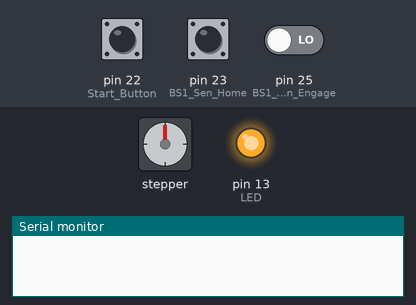
Recording of a sketch running on a simulated Arduino Mega 2560, built with avr-gcc and run on an emulated ATmega2560. On the bench: stepper motor, output pins drawn as LEDs (lit = HIGH), the last lines printed to the serial monitor. Wiring (inferred from the names in the program): stepper motor driver (200 steps per turn assumed): step pin 53; direction pin 52; enable pin 51. The inputs (shaded band) are chosen by the test bench; at power-on: pin 22 (Start_Button) HIGH, pin 25 (BS1_Sen_Engage) LOW, pin 23 (BS1_Sen_Home) HIGH. Pins used as bus, display or sensor lines are not drawn.

Above: at 1.2 s.
1.3 s: pin 22 (Start_Button) pulled LOW for 0.15 s
At 2.0 s:
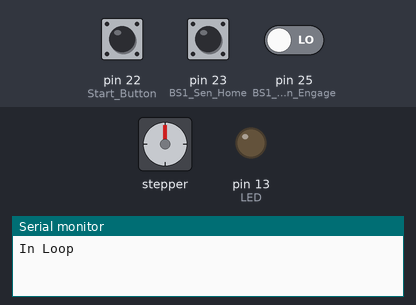
4.4 s: pin 25 (BS1_Sen_Engage) driven HIGH
At 4.4 s:
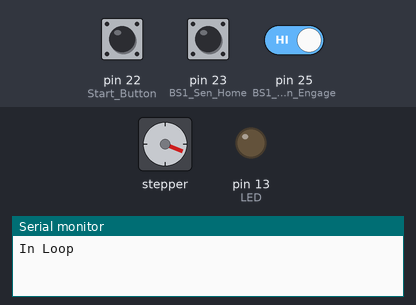
5.9 s: pin 25 (BS1_Sen_Engage) driven LOW
At 6.6 s:
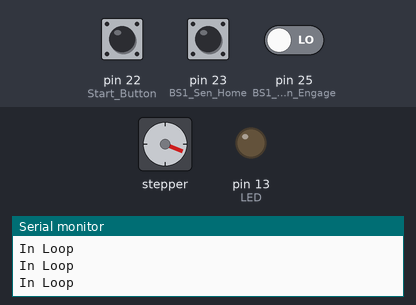
8.9 s: pin 25 (BS1_Sen_Engage) driven HIGH
At 8.9 s:
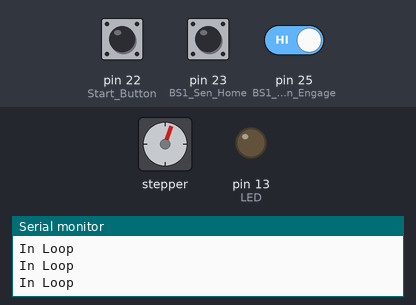
10.4 s: pin 25 (BS1_Sen_Engage) driven LOW
At 11.3 s:
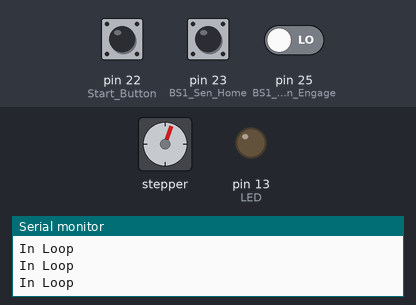
13.4 s: pin 25 (BS1_Sen_Engage) driven HIGH
At 13.4 s:
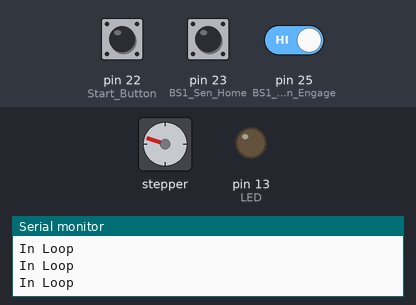
Timing chart, 0 to 15.9 s (numbered marks = the images above; inputs shaded):
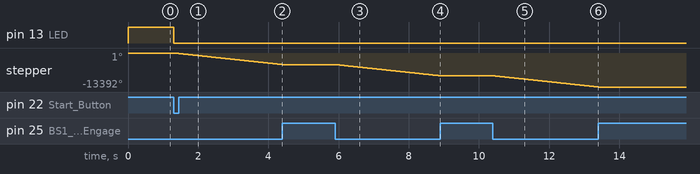

The sketch:

Box_Folder_Main_Ver1.ino
```cpp
#define LED 13  //Built in LED
#define Start_Button 22


//Ball Screw 1 Variables
#define Ball_Screw_1_DirPin 52  // stepper direction pin (LOW = CCW, HIGH = CW)
#define Ball_Screw_1_Pulse 53   // stepper pulse pin
#define Ball_Screw_1_EnPin 51   // stepper enable+ pin (HIGH = release, LOW = hold)

#define BS1_Sen_Engage 25
#define BS1_Sen_Home 23
int BS1_Sen_Home_State;
int BS1_Sen_Engage_State = 0;


#define pulseDelay 600

#define cw 1   // clockwise (HIGH)
#define ccw 0  // counter clockwise (LOW)

int Start_Button_State = 0;


void BS1_Home() {
  BS1_Sen_Home_State = digitalRead(BS1_Sen_Home);

  while (BS1_Sen_Home_State == LOW) {
    digitalWrite(Ball_Screw_1_EnPin, LOW);  // Set stepper to Hold Postion
    digitalWrite(Ball_Screw_1_DirPin, cw);  // Set stepper Direction

    //Pulse Motor
    digitalWrite(Ball_Screw_1_Pulse, HIGH);
    delayMicroseconds(pulseDelay);
    digitalWrite(Ball_Screw_1_Pulse, LOW);
    delayMicroseconds(pulseDelay);

    //Disengage Stepper Hold
    digitalWrite(Ball_Screw_1_EnPin, HIGH);
    BS1_Sen_Home_State = digitalRead(BS1_Sen_Home);
  }
}


void setup() {

  Serial.begin(9600);
  pinMode(LED, OUTPUT);
  pinMode(Start_Button, INPUT_PULLUP);
  pinMode(BS1_Sen_Engage, INPUT);

  pinMode(Ball_Screw_1_DirPin, OUTPUT);
  pinMode(Ball_Screw_1_Pulse, OUTPUT);
  pinMode(Ball_Screw_1_EnPin, OUTPUT);

  digitalWrite(Ball_Screw_1_EnPin, HIGH);  // keep motor released until needed

 BS1_Home();

  // for(int i = 0; i < 10000; i++){

  //     digitalWrite(Ball_Screw_1_EnPin, LOW);   // Set stepper to Hold Postion
  //     digitalWrite(Ball_Screw_1_DirPin, cw);  // Set stepper Direction

  //     //Pulse Motor
  //     digitalWrite(Ball_Screw_1_Pulse, HIGH);
  //     delayMicroseconds(pulseDelay);
  //     digitalWrite(Ball_Screw_1_Pulse, LOW);
  //     delayMicroseconds(pulseDelay);

  //     //Disengage Stepper Hold
  //     digitalWrite(Ball_Screw_1_EnPin, HIGH);

  // }
}

void loop() {

  Start_Button_State = digitalRead(Start_Button);
  digitalWrite(LED, Start_Button_State); //debug

  while (Start_Button_State == LOW) {
    Serial.println("In Loop"); //debug

    BS1_Sen_Engage_State = digitalRead(BS1_Sen_Engage);
    while (BS1_Sen_Engage_State == 0) {
      digitalWrite(Ball_Screw_1_EnPin, LOW);   // Set stepper to Hold Postion
      digitalWrite(Ball_Screw_1_DirPin, ccw);  // Set stepper Direction

      //Pulse Motor
      digitalWrite(Ball_Screw_1_Pulse, HIGH);
      delayMicroseconds(pulseDelay);
      digitalWrite(Ball_Screw_1_Pulse, LOW);
      delayMicroseconds(pulseDelay);

      //Disengage Stepper Hold
      digitalWrite(Ball_Screw_1_EnPin, HIGH);

      //BS1_Sen_Engage
      BS1_Sen_Engage_State = digitalRead(BS1_Sen_Engage);
    }
  }
}
```

Measured:
- after the input at 1.3 s, pin 13 (LED): HIGH → LOW at once; stepper: keeps turning counter-clockwise at about 1483°/s, starting at once
- after the input at 4.4 s, stepper: stops changing and stays -4568°
- after the input at 5.9 s, stepper: keeps turning counter-clockwise at about 1474°/s, starting at once
- after the input at 8.9 s, stepper: stops changing and stays -8980°
- after the input at 10.4 s, stepper: keeps turning counter-clockwise at about 1474°/s, starting at once
- after the input at 13.4 s, stepper: stops changing and stays -13392°
